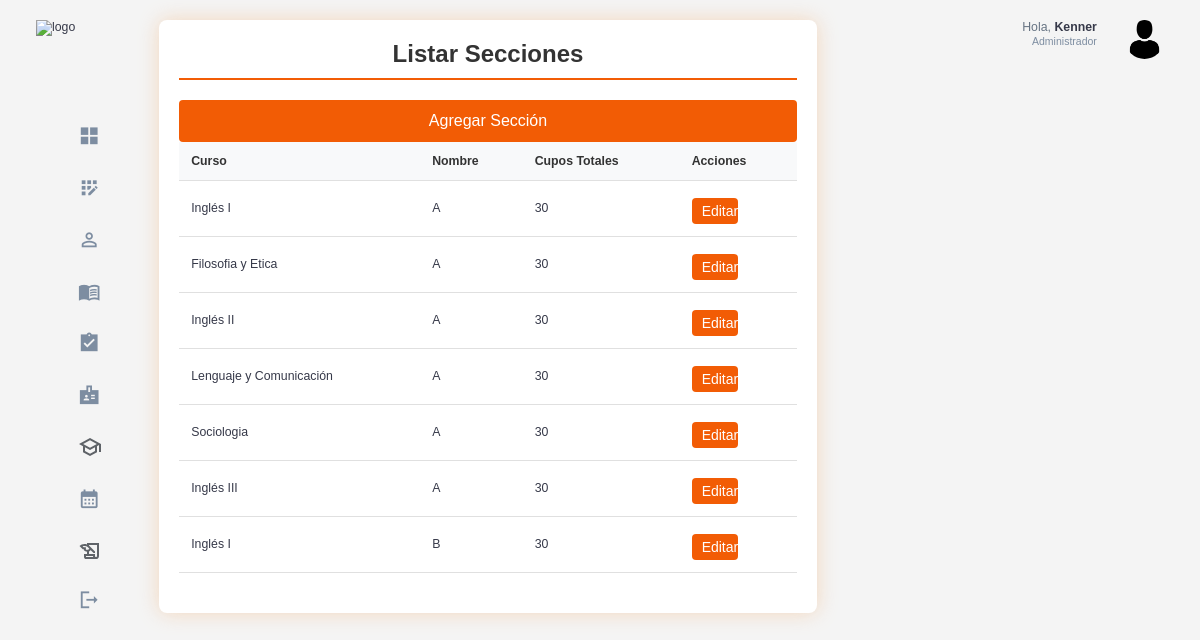
/horarios/secciones/ (signed in), run on an earlier commit of the app's database.
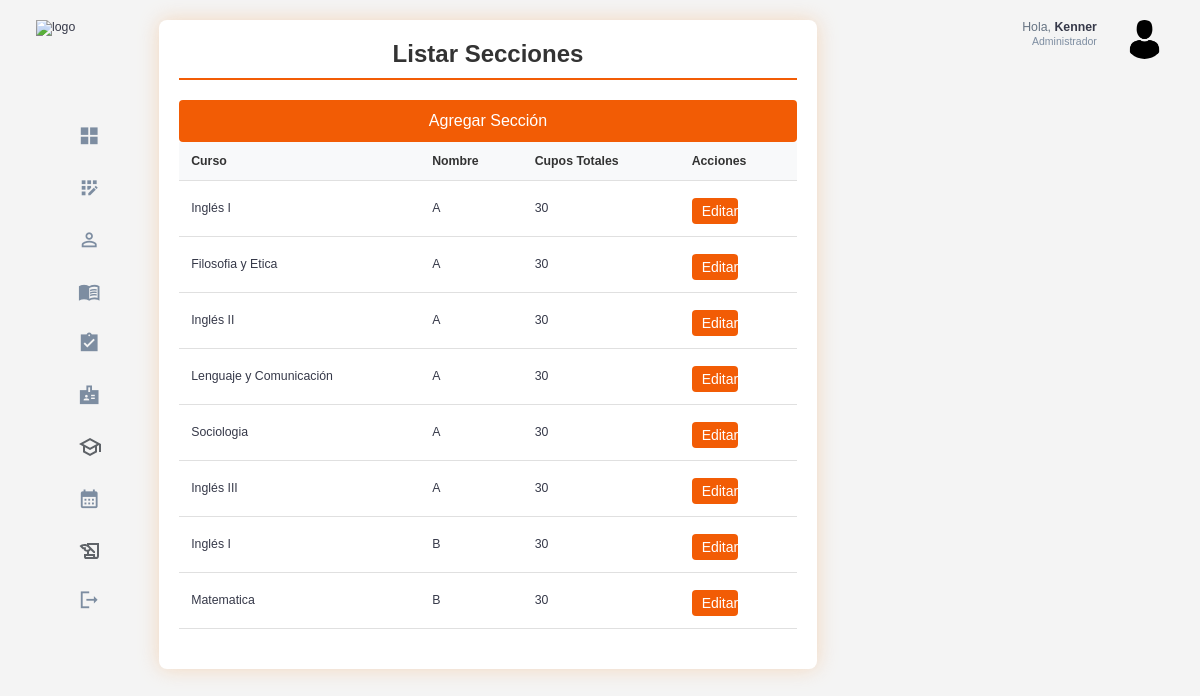
And on a later commit of the database.
### horarios/models.py (models this page shows, shortened)
class Seccion(models.Model):
    curso = models.ForeignKey(Curso, on_delete=models.CASCADE)
    nombre = models.CharField(max_length=10)
    cupos_totales = models.IntegerField()
    semestre = models.ForeignKey(Semestre, on_delete=models.CASCADE, related_name='secciones')

### cursos/models.py (models this page shows, shortened)
class Curso(models.Model):
    codigo = models.CharField(max_length=10, unique=True)  # Campo único
    nombre = models.CharField(max_length=100)
    descripcion = models.TextField(null=True, blank=True)
    creditos = models.IntegerField()
    ciclo = models.IntegerField(validators=[MinValueValidator(1), MaxValueValidator(10)])
    pre_requisitos = models.ManyToManyField('self', symmetrical=False, related_name='requisitos_para', blank=True)

### usuarios/decorators.py (the view)
        def _wrapped_view(request, *args, **kwargs):
            if request.user.is_authenticated and (request.user.rol.nombre_rol == role or request.user.rol.is_admin):
                return view_func(request, *args, **kwargs)
            else:
                raise PermissionDenied  # Lanza un error si no tiene el rol correcto

### horarios/views.py (called while the page is built)
@login_required
@role_required('Administrador')
def listar_secciones(request):
    secciones = Seccion.objects.all()
    return render(request, 'secciones/listar_secciones.html', {'secciones': secciones})

### templates/secciones/listar_secciones.html (shortened to what this page needs)
{% extends 'base.html' %}
{% load static %}
{% block extra_css %}
    <link rel="stylesheet" href="{% static 'css/student_list.css' %}">
{% endblock %}
{% block content %}
<div class="student-list-container">
    <h2>Listar Secciones</h2>
    <a href="{% url 'agregar_seccion' %}" class="btn btn-add">Agregar Sección</a>
    <div class="table-responsive">
        <table class="student-table">
            <thead>
                <tr>
                    <th>Curso</th>
                    <th>Nombre</th>
                    <th>Cupos Totales</th>
                    <th>Acciones</th>
                </tr>
            </thead>
            <tbody>
                {% for seccion in secciones %}
                <tr>
                    <td>{{ seccion.curso.nombre }}</td>
                    <td>{{ seccion.nombre }}</td>
                    <td>{{ seccion.cupos_totales }}</td>
                    <td>
                        <a href="{% url 'editar_seccion' seccion.id %}" class="btn-2 btn-add-2">Editar</a>
                    </td>
                </tr>
                {% endfor %}
            </tbody>
        </table>
    </div>
</div>
{% endblock %}

What changed in the data, as far as the page shows it:
added Seccion: curso.nombre "Matematica", nombre "B", cupos_totales "30"
